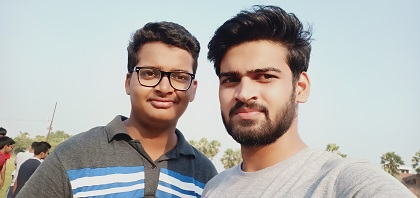
#> input picture image.jpg, 420 x 198 px
$ python face_detect.py
#> lines starting #> are read from the running program, lines starting #| are printed output that depends on the picture; after the words box and inside, x2 and y2 are one past the last pixel; in counts of white or black regions, pixels touching at a corner belong together
import cv2
#importing the library cv2 inorder to do image processing stuffs

#uploading the harcascade file
face = cv2.CascadeClassifier("haarcascade_frontalface_default.xml")

#reading the image
img = cv2.imread("image.jpg")
#> img is the input picture: shape (198, 420, 3); mean B, G, R 172.7, 175.4, 176.9

#converting the image into grayscale cause viola jones algorithm works best in grayscale images to detect harr like features
gray_img = cv2.cvtColor(img,cv2.COLOR_BGR2GRAY)
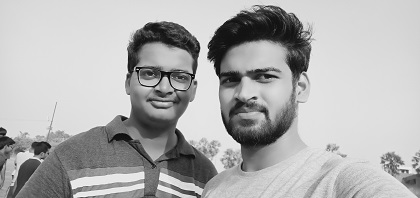
#> gray_img: shape (198, 420); min 2, max 251, mean 175.5

#detecting harr like features
faces = face.detectMultiScale(gray_img, scaleFactor=1.07,minNeighbors= 5)
#> faces = [[202, 43, 92, 92], [125, 45, 78, 78]]


#drawing rectangle around the face found
for x, y, w, h in faces:
    img = cv2.rectangle(img, (x,y),(x+w,y+h),(12,25,0),2)
#> this loop made 2 passes
#> pass 1, `img = cv2.rectangle(img, (x,y),(x+w,y+h),(12,25,0),2)`:
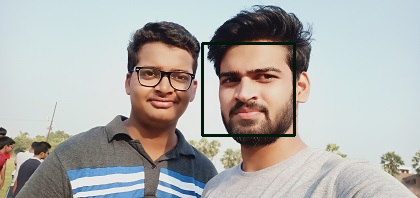
#> img: shape (198, 420, 3); 1.32% of pixels changed, all inside (x1, y1, x2, y2) = (201, 42, 296, 137)
#> pass 2, `img = cv2.rectangle(img, (x,y),(x+w,y+h),(12,25,0),2)`:
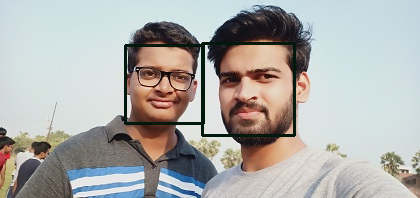
#> img: shape (198, 420, 3); 0.92% of pixels changed, all inside (x1, y1, x2, y2) = (124, 44, 205, 125)


#printing out the faces cordinate data in form of numpy n dimensional array
print(faces)
#| [[202  43  92  92]
#|  [125  45  78  78]]

print(type(faces))
#| <class 'numpy.ndarray'>

#showing the rectangles on the original image .. not the grayscale image
cv2.imshow("bi",img)
cv2.waitKey(0)
cv2.destroyAllWindows()
